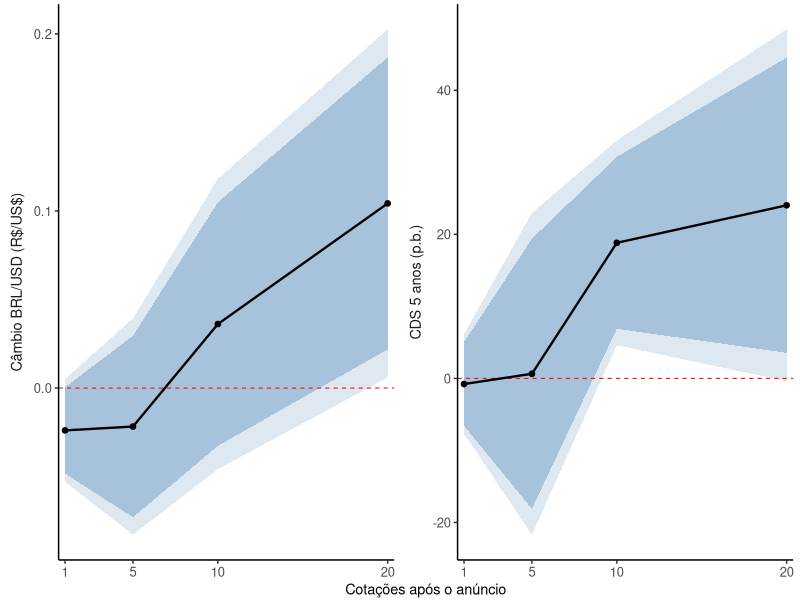

Reproduce this figure in R. (Note: this script raises an error after producing the figure.)
# ===================================================================
# Figure of Anexo E: the daily trajectory of the bridge, the cumulative
# response of the exchange rate and of the 5-year CDS from the last quote
# before the Copom announcement to the 1st, 5th, 10th and 20th quote after
# it, per +50bp of orthogonalized surprise (e-mail of 2026-10-19, item 2).
#
# Reads output/event_trajectory/regressions.csv, written by
# script/event_trajectory.R. NOTHING is re-estimated here.
#
# Production base (111 meetings), common sample of 110: the Yahoo file ends
# on 2025-12-31, so the meeting of 2025-12-10 has no 20th quote. The 90%
# and 95% intervals are per horizon, with no multiple-horizon correction;
# the 90% interval is the darker ribbon. The line joins the four estimated
# quotes, marked by points.
#
# Output: paper/img/fig_ponte.pdf
# Notes: notas/2026-10-14_ponte_trajetoria_evento.md,
#   notas/2026-10-18_conferencias_ponte.md
# ===================================================================

PANEL_LABELS <- c(
  cambio_brl_usd = "Câmbio BRL/USD (R$/US$)",
  cds_5y         = "CDS 5 anos (p.b.)"
)

trajectory <- readr::read_csv(
  "output/event_trajectory/regressions.csv",
  show_col_types = FALSE
) |>
  dplyr::filter(
    base == "producao_111",
    sample == "comum",
    response %in% names(PANEL_LABELS)
  ) |>
  dplyr::mutate(
    panel = factor(PANEL_LABELS[response], levels = PANEL_LABELS)
  )

figure <- ggplot2::ggplot(trajectory, ggplot2::aes(x = k)) +
  ggplot2::geom_ribbon(
    ggplot2::aes(ymin = lo_95, ymax = hi_95),
    fill = "steelblue",
    alpha = 0.18
  ) +
  ggplot2::geom_ribbon(
    ggplot2::aes(ymin = lo_90, ymax = hi_90),
    fill = "steelblue",
    alpha = 0.36
  ) +
  ggplot2::geom_hline(
    yintercept = 0,
    linetype = "dashed",
    colour = "red",
    linewidth = 0.35
  ) +
  ggplot2::geom_line(
    ggplot2::aes(y = coef),
    colour = "black",
    linewidth = 0.8
  ) +
  ggplot2::geom_point(
    ggplot2::aes(y = coef),
    colour = "black",
    size = 1.6
  ) +
  ggplot2::facet_wrap(
    ggplot2::vars(panel),
    scales = "free_y",
    strip.position = "left"
  ) +
  ggplot2::scale_x_continuous(
    breaks = c(1, 5, 10, 20),
    expand = c(0.02, 0)
  ) +
  ggplot2::theme_classic(base_size = 11) +
  ggplot2::labs(x = "Cotações após o anúncio", y = NULL) +
  ggplot2::theme(
    strip.placement = "outside",
    strip.background = ggplot2::element_blank(),
    strip.text = ggplot2::element_text(size = ggplot2::rel(0.95)),
    axis.title.x = ggplot2::element_text(size = ggplot2::rel(0.95)),
    axis.text = ggplot2::element_text(size = ggplot2::rel(0.85)),
    plot.margin = ggplot2::margin(3, 5, 1, 2)
  )

ggplot2::ggsave(
  "paper/img/fig_ponte.pdf",
  figure,
  width = 9.6,
  height = 3.1,
  device = cairo_pdf
)
